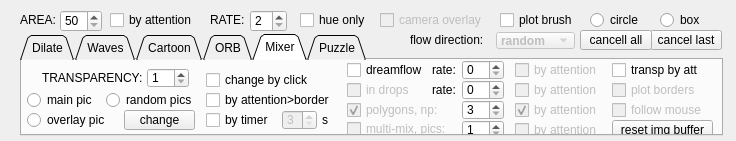
<?xml version="1.0" encoding="UTF-8"?>
<ui version="4.0">
 <class>ocvcontrols</class>
 <widget class="QWidget" name="ocvcontrols">
  <property name="geometry">
   <rect>
    <x>0</x>
    <y>0</y>
    <width>736</width>
    <height>141</height>
   </rect>
  </property>
  <property name="windowTitle">
   <string>Form</string>
  </property>
  <widget class="QTabWidget" name="tabWidget">
   <property name="geometry">
    <rect>
     <x>20</x>
     <y>34</y>
     <width>703</width>
     <height>102</height>
    </rect>
   </property>
   <property name="autoFillBackground">
    <bool>false</bool>
   </property>
   <property name="tabShape">
    <enum>QTabWidget::Triangular</enum>
   </property>
   <property name="currentIndex">
    <number>4</number>
   </property>
   <widget class="QWidget" name="Dilate">
    <attribute name="title">
     <string>Dilate</string>
    </attribute>
    <widget class="QLabel" name="label_8">
     <property name="geometry">
      <rect>
       <x>20</x>
       <y>13</y>
       <width>91</width>
       <height>16</height>
      </rect>
     </property>
     <property name="text">
      <string>SIZE:</string>
     </property>
    </widget>
    <widget class="QSpinBox" name="spinBox_8">
     <property name="geometry">
      <rect>
       <x>60</x>
       <y>10</y>
       <width>42</width>
       <height>22</height>
      </rect>
     </property>
     <property name="minimum">
      <number>1</number>
     </property>
     <property name="maximum">
      <number>3</number>
     </property>
     <property name="singleStep">
      <number>1</number>
     </property>
     <property name="value">
      <number>3</number>
     </property>
    </widget>
    <widget class="QRadioButton" name="radioButton">
     <property name="geometry">
      <rect>
       <x>130</x>
       <y>30</y>
       <width>111</width>
       <height>20</height>
      </rect>
     </property>
     <property name="text">
      <string>MORPH_RECT</string>
     </property>
    </widget>
    <widget class="QRadioButton" name="radioButton_2">
     <property name="geometry">
      <rect>
       <x>250</x>
       <y>30</y>
       <width>121</width>
       <height>20</height>
      </rect>
     </property>
     <property name="text">
      <string>MORPH_CROSS</string>
     </property>
     <property name="checked">
      <bool>true</bool>
     </property>
    </widget>
    <widget class="QLabel" name="label_9">
     <property name="geometry">
      <rect>
       <x>260</x>
       <y>10</y>
       <width>101</width>
       <height>16</height>
      </rect>
     </property>
     <property name="text">
      <string>DILATION_TYPE</string>
     </property>
    </widget>
    <widget class="QRadioButton" name="radioButton_3">
     <property name="geometry">
      <rect>
       <x>370</x>
       <y>30</y>
       <width>121</width>
       <height>20</height>
      </rect>
     </property>
     <property name="text">
      <string>MORPH_ELLIPSE</string>
     </property>
    </widget>
   </widget>
   <widget class="QWidget" name="Waves">
    <attribute name="title">
     <string>Waves</string>
    </attribute>
    <widget class="QLabel" name="label_6">
     <property name="geometry">
      <rect>
       <x>20</x>
       <y>13</y>
       <width>91</width>
       <height>16</height>
      </rect>
     </property>
     <property name="text">
      <string>FREQUENCY:</string>
     </property>
    </widget>
    <widget class="QSpinBox" name="spinBox_6">
     <property name="geometry">
      <rect>
       <x>100</x>
       <y>10</y>
       <width>42</width>
       <height>22</height>
      </rect>
     </property>
     <property name="minimum">
      <number>4</number>
     </property>
     <property name="maximum">
      <number>60</number>
     </property>
     <property name="singleStep">
      <number>1</number>
     </property>
     <property name="value">
      <number>5</number>
     </property>
    </widget>
    <widget class="QLabel" name="label_7">
     <property name="geometry">
      <rect>
       <x>160</x>
       <y>13</y>
       <width>81</width>
       <height>16</height>
      </rect>
     </property>
     <property name="text">
      <string>AMPLITUDE:</string>
     </property>
    </widget>
    <widget class="QSpinBox" name="spinBox_7">
     <property name="geometry">
      <rect>
       <x>240</x>
       <y>10</y>
       <width>42</width>
       <height>22</height>
      </rect>
     </property>
     <property name="minimum">
      <number>2</number>
     </property>
     <property name="maximum">
      <number>25</number>
     </property>
     <property name="singleStep">
      <number>1</number>
     </property>
     <property name="value">
      <number>5</number>
     </property>
    </widget>
   </widget>
   <widget class="QWidget" name="Cartoon">
    <attribute name="title">
     <string>Cartoon</string>
    </attribute>
    <widget class="QLabel" name="label_3">
     <property name="geometry">
      <rect>
       <x>20</x>
       <y>10</y>
       <width>91</width>
       <height>16</height>
      </rect>
     </property>
     <property name="text">
      <string>KERNEL_SIZE:</string>
     </property>
    </widget>
    <widget class="QSpinBox" name="spinBox_3">
     <property name="geometry">
      <rect>
       <x>110</x>
       <y>7</y>
       <width>42</width>
       <height>22</height>
      </rect>
     </property>
     <property name="minimum">
      <number>3</number>
     </property>
     <property name="maximum">
      <number>15</number>
     </property>
     <property name="singleStep">
      <number>2</number>
     </property>
     <property name="value">
      <number>5</number>
     </property>
    </widget>
    <widget class="QLabel" name="label_4">
     <property name="geometry">
      <rect>
       <x>170</x>
       <y>10</y>
       <width>91</width>
       <height>16</height>
      </rect>
     </property>
     <property name="text">
      <string>SIGMA_COLOR:</string>
     </property>
    </widget>
    <widget class="QSpinBox" name="spinBox_4">
     <property name="geometry">
      <rect>
       <x>270</x>
       <y>7</y>
       <width>42</width>
       <height>22</height>
      </rect>
     </property>
     <property name="minimum">
      <number>2</number>
     </property>
     <property name="maximum">
      <number>100</number>
     </property>
     <property name="singleStep">
      <number>2</number>
     </property>
     <property name="value">
      <number>5</number>
     </property>
    </widget>
    <widget class="QLabel" name="label_5">
     <property name="geometry">
      <rect>
       <x>330</x>
       <y>10</y>
       <width>91</width>
       <height>16</height>
      </rect>
     </property>
     <property name="text">
      <string>SIGMA_SPACE:</string>
     </property>
    </widget>
    <widget class="QSpinBox" name="spinBox_5">
     <property name="geometry">
      <rect>
       <x>430</x>
       <y>7</y>
       <width>42</width>
       <height>22</height>
      </rect>
     </property>
     <property name="minimum">
      <number>2</number>
     </property>
     <property name="maximum">
      <number>100</number>
     </property>
     <property name="singleStep">
      <number>2</number>
     </property>
     <property name="value">
      <number>5</number>
     </property>
    </widget>
   </widget>
   <widget class="QWidget" name="ORB">
    <attribute name="title">
     <string>ORB</string>
    </attribute>
    <widget class="QLabel" name="label_10">
     <property name="geometry">
      <rect>
       <x>20</x>
       <y>10</y>
       <width>91</width>
       <height>16</height>
      </rect>
     </property>
     <property name="text">
      <string>N_FEATURES:</string>
     </property>
    </widget>
    <widget class="QSpinBox" name="spinBox_9">
     <property name="geometry">
      <rect>
       <x>110</x>
       <y>8</y>
       <width>42</width>
       <height>22</height>
      </rect>
     </property>
     <property name="minimum">
      <number>30</number>
     </property>
     <property name="maximum">
      <number>600</number>
     </property>
     <property name="singleStep">
      <number>10</number>
     </property>
     <property name="value">
      <number>30</number>
     </property>
    </widget>
    <widget class="QSpinBox" name="spinBox_10">
     <property name="geometry">
      <rect>
       <x>110</x>
       <y>31</y>
       <width>42</width>
       <height>22</height>
      </rect>
     </property>
     <property name="minimum">
      <number>2</number>
     </property>
     <property name="maximum">
      <number>16</number>
     </property>
     <property name="singleStep">
      <number>1</number>
     </property>
     <property name="value">
      <number>16</number>
     </property>
    </widget>
    <widget class="QLabel" name="label_11">
     <property name="geometry">
      <rect>
       <x>20</x>
       <y>34</y>
       <width>91</width>
       <height>16</height>
      </rect>
     </property>
     <property name="text">
      <string>N_LEVELS:</string>
     </property>
    </widget>
    <widget class="QSpinBox" name="spinBox_11">
     <property name="geometry">
      <rect>
       <x>280</x>
       <y>31</y>
       <width>42</width>
       <height>22</height>
      </rect>
     </property>
     <property name="minimum">
      <number>5</number>
     </property>
     <property name="maximum">
      <number>50</number>
     </property>
     <property name="singleStep">
      <number>1</number>
     </property>
     <property name="value">
      <number>16</number>
     </property>
    </widget>
    <widget class="QLabel" name="label_12">
     <property name="geometry">
      <rect>
       <x>170</x>
       <y>10</y>
       <width>111</width>
       <height>16</height>
      </rect>
     </property>
     <property name="text">
      <string>scale_FACTOR:</string>
     </property>
    </widget>
    <widget class="QLabel" name="label_13">
     <property name="geometry">
      <rect>
       <x>170</x>
       <y>34</y>
       <width>101</width>
       <height>16</height>
      </rect>
     </property>
     <property name="text">
      <string>edge_TRESHOLD:</string>
     </property>
    </widget>
    <widget class="QDoubleSpinBox" name="doubleSpinBox">
     <property name="geometry">
      <rect>
       <x>280</x>
       <y>8</y>
       <width>41</width>
       <height>22</height>
      </rect>
     </property>
     <property name="decimals">
      <number>1</number>
     </property>
     <property name="minimum">
      <double>1.100000000000000</double>
     </property>
     <property name="maximum">
      <double>1.100000000000000</double>
     </property>
     <property name="singleStep">
      <double>0.100000000000000</double>
     </property>
    </widget>
    <widget class="QPushButton" name="pushButton_4">
     <property name="geometry">
      <rect>
       <x>340</x>
       <y>13</y>
       <width>121</width>
       <height>28</height>
      </rect>
     </property>
     <property name="text">
      <string>features color..</string>
     </property>
    </widget>
    <widget class="QCheckBox" name="checkBox_3">
     <property name="geometry">
      <rect>
       <x>480</x>
       <y>17</y>
       <width>81</width>
       <height>20</height>
      </rect>
     </property>
     <property name="text">
      <string>random</string>
     </property>
    </widget>
   </widget>
   <widget class="QWidget" name="Mixer">
    <attribute name="title">
     <string>Mixer</string>
    </attribute>
    <widget class="QRadioButton" name="radioButton_4">
     <property name="geometry">
      <rect>
       <x>5</x>
       <y>30</y>
       <width>95</width>
       <height>20</height>
      </rect>
     </property>
     <property name="text">
      <string>main pic</string>
     </property>
    </widget>
    <widget class="QRadioButton" name="radioButton_5">
     <property name="geometry">
      <rect>
       <x>5</x>
       <y>50</y>
       <width>95</width>
       <height>20</height>
      </rect>
     </property>
     <property name="text">
      <string>overlay pic</string>
     </property>
    </widget>
    <widget class="QLabel" name="label_14">
     <property name="geometry">
      <rect>
       <x>20</x>
       <y>10</y>
       <width>101</width>
       <height>16</height>
      </rect>
     </property>
     <property name="text">
      <string>TRANSPARENCY:</string>
     </property>
    </widget>
    <widget class="QSpinBox" name="spinBox_12">
     <property name="geometry">
      <rect>
       <x>125</x>
       <y>8</y>
       <width>42</width>
       <height>20</height>
      </rect>
     </property>
     <property name="minimum">
      <number>1</number>
     </property>
     <property name="maximum">
      <number>99</number>
     </property>
    </widget>
    <widget class="QRadioButton" name="radioButton_6">
     <property name="geometry">
      <rect>
       <x>84</x>
       <y>30</y>
       <width>95</width>
       <height>20</height>
      </rect>
     </property>
     <property name="text">
      <string>random pics</string>
     </property>
    </widget>
    <widget class="QPushButton" name="pushButton_3">
     <property name="geometry">
      <rect>
       <x>102</x>
       <y>50</y>
       <width>71</width>
       <height>20</height>
      </rect>
     </property>
     <property name="text">
      <string>change</string>
     </property>
    </widget>
    <widget class="QCheckBox" name="checkBox_2">
     <property name="enabled">
      <bool>true</bool>
     </property>
     <property name="geometry">
      <rect>
       <x>184</x>
       <y>10</y>
       <width>111</width>
       <height>20</height>
      </rect>
     </property>
     <property name="text">
      <string>change by click</string>
     </property>
    </widget>
    <widget class="QCheckBox" name="checkBox_4">
     <property name="enabled">
      <bool>true</bool>
     </property>
     <property name="geometry">
      <rect>
       <x>184</x>
       <y>30</y>
       <width>138</width>
       <height>20</height>
      </rect>
     </property>
     <property name="text">
      <string>by attention&gt;border</string>
     </property>
    </widget>
    <widget class="QCheckBox" name="checkBox_5">
     <property name="enabled">
      <bool>true</bool>
     </property>
     <property name="geometry">
      <rect>
       <x>325</x>
       <y>0</y>
       <width>85</width>
       <height>20</height>
      </rect>
     </property>
     <property name="text">
      <string>dreamflow</string>
     </property>
    </widget>
    <widget class="QSpinBox" name="spinBox_13">
     <property name="geometry">
      <rect>
       <x>440</x>
       <y>0</y>
       <width>42</width>
       <height>20</height>
      </rect>
     </property>
    </widget>
    <widget class="QLabel" name="label_15">
     <property name="geometry">
      <rect>
       <x>410</x>
       <y>2</y>
       <width>31</width>
       <height>16</height>
      </rect>
     </property>
     <property name="text">
      <string>rate:</string>
     </property>
    </widget>
    <widget class="QCheckBox" name="checkBox_6">
     <property name="enabled">
      <bool>false</bool>
     </property>
     <property name="geometry">
      <rect>
       <x>493</x>
       <y>0</y>
       <width>91</width>
       <height>20</height>
      </rect>
     </property>
     <property name="text">
      <string>by attention</string>
     </property>
    </widget>
    <widget class="QCheckBox" name="checkBox_8">
     <property name="enabled">
      <bool>false</bool>
     </property>
     <property name="geometry">
      <rect>
       <x>325</x>
       <y>40</y>
       <width>111</width>
       <height>20</height>
      </rect>
     </property>
     <property name="text">
      <string>polygons, np:</string>
     </property>
     <property name="checked">
      <bool>true</bool>
     </property>
    </widget>
    <widget class="QCheckBox" name="checkBox_9">
     <property name="enabled">
      <bool>true</bool>
     </property>
     <property name="geometry">
      <rect>
       <x>184</x>
       <y>50</y>
       <width>71</width>
       <height>20</height>
      </rect>
     </property>
     <property name="text">
      <string>by timer</string>
     </property>
    </widget>
    <widget class="QSpinBox" name="spinBox_14">
     <property name="enabled">
      <bool>false</bool>
     </property>
     <property name="geometry">
      <rect>
       <x>260</x>
       <y>50</y>
       <width>35</width>
       <height>20</height>
      </rect>
     </property>
     <property name="minimum">
      <number>3</number>
     </property>
     <property name="maximum">
      <number>10</number>
     </property>
    </widget>
    <widget class="QLabel" name="label_16">
     <property name="geometry">
      <rect>
       <x>300</x>
       <y>52</y>
       <width>21</width>
       <height>16</height>
      </rect>
     </property>
     <property name="text">
      <string>s</string>
     </property>
    </widget>
    <widget class="QCheckBox" name="checkBox_10">
     <property name="enabled">
      <bool>false</bool>
     </property>
     <property name="geometry">
      <rect>
       <x>325</x>
       <y>20</y>
       <width>81</width>
       <height>20</height>
      </rect>
     </property>
     <property name="text">
      <string>in drops</string>
     </property>
    </widget>
    <widget class="QLabel" name="label_17">
     <property name="geometry">
      <rect>
       <x>410</x>
       <y>22</y>
       <width>31</width>
       <height>16</height>
      </rect>
     </property>
     <property name="text">
      <string>rate:</string>
     </property>
    </widget>
    <widget class="QSpinBox" name="spinBox_15">
     <property name="geometry">
      <rect>
       <x>440</x>
       <y>20</y>
       <width>42</width>
       <height>20</height>
      </rect>
     </property>
     <property name="minimum">
      <number>0</number>
     </property>
     <property name="maximum">
      <number>500</number>
     </property>
     <property name="singleStep">
      <number>10</number>
     </property>
    </widget>
    <widget class="QCheckBox" name="checkBox_11">
     <property name="enabled">
      <bool>false</bool>
     </property>
     <property name="geometry">
      <rect>
       <x>493</x>
       <y>20</y>
       <width>91</width>
       <height>20</height>
      </rect>
     </property>
     <property name="text">
      <string>by attention</string>
     </property>
    </widget>
    <widget class="QCheckBox" name="checkBox_12">
     <property name="enabled">
      <bool>false</bool>
     </property>
     <property name="geometry">
      <rect>
       <x>493</x>
       <y>40</y>
       <width>91</width>
       <height>20</height>
      </rect>
     </property>
     <property name="text">
      <string>by attention</string>
     </property>
     <property name="checked">
      <bool>true</bool>
     </property>
    </widget>
    <widget class="QSpinBox" name="spinBox_16">
     <property name="geometry">
      <rect>
       <x>440</x>
       <y>40</y>
       <width>42</width>
       <height>20</height>
      </rect>
     </property>
     <property name="minimum">
      <number>3</number>
     </property>
     <property name="maximum">
      <number>10</number>
     </property>
    </widget>
    <widget class="QCheckBox" name="checkBox_13">
     <property name="geometry">
      <rect>
       <x>590</x>
       <y>0</y>
       <width>101</width>
       <height>20</height>
      </rect>
     </property>
     <property name="text">
      <string>transp by att</string>
     </property>
    </widget>
    <widget class="QCheckBox" name="checkBox_14">
     <property name="enabled">
      <bool>false</bool>
     </property>
     <property name="geometry">
      <rect>
       <x>590</x>
       <y>20</y>
       <width>101</width>
       <height>20</height>
      </rect>
     </property>
     <property name="text">
      <string>plot borders</string>
     </property>
    </widget>
    <widget class="QCheckBox" name="checkBox_15">
     <property name="enabled">
      <bool>false</bool>
     </property>
     <property name="geometry">
      <rect>
       <x>590</x>
       <y>40</y>
       <width>101</width>
       <height>20</height>
      </rect>
     </property>
     <property name="text">
      <string>follow mouse</string>
     </property>
    </widget>
    <widget class="QCheckBox" name="checkBox_18">
     <property name="enabled">
      <bool>false</bool>
     </property>
     <property name="geometry">
      <rect>
       <x>325</x>
       <y>59</y>
       <width>111</width>
       <height>20</height>
      </rect>
     </property>
     <property name="text">
      <string>multi-mix, pics:</string>
     </property>
    </widget>
    <widget class="QSpinBox" name="spinBox_17">
     <property name="geometry">
      <rect>
       <x>440</x>
       <y>60</y>
       <width>42</width>
       <height>20</height>
      </rect>
     </property>
     <property name="minimum">
      <number>1</number>
     </property>
     <property name="maximum">
      <number>10</number>
     </property>
    </widget>
    <widget class="QCheckBox" name="checkBox_19">
     <property name="enabled">
      <bool>false</bool>
     </property>
     <property name="geometry">
      <rect>
       <x>493</x>
       <y>60</y>
       <width>91</width>
       <height>20</height>
      </rect>
     </property>
     <property name="text">
      <string>by attention</string>
     </property>
    </widget>
    <widget class="QPushButton" name="pushButton_5">
     <property name="geometry">
      <rect>
       <x>590</x>
       <y>60</y>
       <width>101</width>
       <height>20</height>
      </rect>
     </property>
     <property name="text">
      <string>reset img buffer</string>
     </property>
    </widget>
   </widget>
   <widget class="QWidget" name="Puzzle">
    <attribute name="title">
     <string>Puzzle</string>
    </attribute>
    <widget class="QSpinBox" name="spinBox_18">
     <property name="geometry">
      <rect>
       <x>160</x>
       <y>7</y>
       <width>42</width>
       <height>22</height>
      </rect>
     </property>
     <property name="minimum">
      <number>50</number>
     </property>
     <property name="maximum">
      <number>370</number>
     </property>
     <property name="singleStep">
      <number>10</number>
     </property>
     <property name="value">
      <number>200</number>
     </property>
    </widget>
    <widget class="QLabel" name="label_19">
     <property name="geometry">
      <rect>
       <x>74</x>
       <y>8</y>
       <width>81</width>
       <height>20</height>
      </rect>
     </property>
     <property name="text">
      <string>PUZZLE SIZE:</string>
     </property>
    </widget>
    <widget class="QLabel" name="label_20">
     <property name="geometry">
      <rect>
       <x>46</x>
       <y>32</y>
       <width>111</width>
       <height>16</height>
      </rect>
     </property>
     <property name="text">
      <string>FLOW RATE (ms):</string>
     </property>
    </widget>
    <widget class="QSpinBox" name="spinBox_19">
     <property name="geometry">
      <rect>
       <x>160</x>
       <y>30</y>
       <width>42</width>
       <height>22</height>
      </rect>
     </property>
     <property name="minimum">
      <number>10</number>
     </property>
     <property name="maximum">
      <number>500</number>
     </property>
     <property name="singleStep">
      <number>10</number>
     </property>
     <property name="value">
      <number>100</number>
     </property>
    </widget>
    <widget class="QLabel" name="label_21">
     <property name="geometry">
      <rect>
       <x>10</x>
       <y>56</y>
       <width>151</width>
       <height>16</height>
      </rect>
     </property>
     <property name="text">
      <string>CORRECT PUZZLES (%):</string>
     </property>
    </widget>
    <widget class="QSpinBox" name="spinBox_20">
     <property name="geometry">
      <rect>
       <x>160</x>
       <y>53</y>
       <width>42</width>
       <height>22</height>
      </rect>
     </property>
     <property name="minimum">
      <number>3</number>
     </property>
     <property name="maximum">
      <number>99</number>
     </property>
     <property name="singleStep">
      <number>1</number>
     </property>
     <property name="value">
      <number>80</number>
     </property>
    </widget>
    <widget class="QCheckBox" name="checkBox_20">
     <property name="enabled">
      <bool>true</bool>
     </property>
     <property name="geometry">
      <rect>
       <x>210</x>
       <y>8</y>
       <width>101</width>
       <height>20</height>
      </rect>
     </property>
     <property name="text">
      <string>by attention</string>
     </property>
     <property name="checked">
      <bool>true</bool>
     </property>
    </widget>
    <widget class="QCheckBox" name="checkBox_21">
     <property name="enabled">
      <bool>true</bool>
     </property>
     <property name="geometry">
      <rect>
       <x>210</x>
       <y>30</y>
       <width>101</width>
       <height>20</height>
      </rect>
     </property>
     <property name="text">
      <string>by attention</string>
     </property>
     <property name="checked">
      <bool>true</bool>
     </property>
    </widget>
    <widget class="QCheckBox" name="checkBox_22">
     <property name="enabled">
      <bool>true</bool>
     </property>
     <property name="geometry">
      <rect>
       <x>210</x>
       <y>52</y>
       <width>101</width>
       <height>20</height>
      </rect>
     </property>
     <property name="text">
      <string>by attention</string>
     </property>
     <property name="checked">
      <bool>true</bool>
     </property>
    </widget>
    <widget class="QLineEdit" name="lineEdit">
     <property name="geometry">
      <rect>
       <x>370</x>
       <y>10</y>
       <width>21</width>
       <height>22</height>
      </rect>
     </property>
    </widget>
    <widget class="QLineEdit" name="lineEdit_2">
     <property name="geometry">
      <rect>
       <x>450</x>
       <y>10</y>
       <width>21</width>
       <height>22</height>
      </rect>
     </property>
    </widget>
    <widget class="QLabel" name="label_22">
     <property name="geometry">
      <rect>
       <x>330</x>
       <y>10</y>
       <width>41</width>
       <height>20</height>
      </rect>
     </property>
     <property name="text">
      <string>COLS:</string>
     </property>
    </widget>
    <widget class="QLabel" name="label_23">
     <property name="geometry">
      <rect>
       <x>400</x>
       <y>10</y>
       <width>51</width>
       <height>20</height>
      </rect>
     </property>
     <property name="text">
      <string>ROWS:</string>
     </property>
    </widget>
    <widget class="QSpinBox" name="spinBox_21">
     <property name="geometry">
      <rect>
       <x>580</x>
       <y>34</y>
       <width>42</width>
       <height>22</height>
      </rect>
     </property>
     <property name="minimum">
      <number>70</number>
     </property>
     <property name="maximum">
      <number>100</number>
     </property>
     <property name="value">
      <number>90</number>
     </property>
    </widget>
    <widget class="QLabel" name="label_24">
     <property name="geometry">
      <rect>
       <x>420</x>
       <y>34</y>
       <width>161</width>
       <height>20</height>
      </rect>
     </property>
     <property name="text">
      <string>FULL-PUZZLE BORDER (%):</string>
     </property>
    </widget>
    <widget class="QPushButton" name="pushButton_6">
     <property name="geometry">
      <rect>
       <x>630</x>
       <y>9</y>
       <width>61</width>
       <height>20</height>
      </rect>
     </property>
     <property name="text">
      <string>START</string>
     </property>
    </widget>
    <widget class="QCheckBox" name="checkBox_23">
     <property name="geometry">
      <rect>
       <x>480</x>
       <y>10</y>
       <width>71</width>
       <height>20</height>
      </rect>
     </property>
     <property name="text">
      <string>borders</string>
     </property>
    </widget>
    <widget class="QComboBox" name="comboBox_2">
     <property name="geometry">
      <rect>
       <x>330</x>
       <y>35</y>
       <width>81</width>
       <height>18</height>
      </rect>
     </property>
     <item>
      <property name="text">
       <string>attention</string>
      </property>
     </item>
     <item>
      <property name="text">
       <string>meditation</string>
      </property>
     </item>
    </widget>
    <widget class="QComboBox" name="comboBox_3">
     <property name="geometry">
      <rect>
       <x>554</x>
       <y>10</y>
       <width>66</width>
       <height>20</height>
      </rect>
     </property>
     <item>
      <property name="text">
       <string>white</string>
      </property>
     </item>
     <item>
      <property name="text">
       <string>random</string>
      </property>
     </item>
    </widget>
    <widget class="QCheckBox" name="checkBox_24">
     <property name="geometry">
      <rect>
       <x>420</x>
       <y>56</y>
       <width>131</width>
       <height>20</height>
      </rect>
     </property>
     <property name="text">
      <string>double pics mode</string>
     </property>
    </widget>
   </widget>
  </widget>
  <widget class="QLabel" name="label">
   <property name="geometry">
    <rect>
     <x>20</x>
     <y>12</y>
     <width>41</width>
     <height>16</height>
    </rect>
   </property>
   <property name="text">
    <string>AREA:</string>
   </property>
  </widget>
  <widget class="QSpinBox" name="spinBox">
   <property name="geometry">
    <rect>
     <x>60</x>
     <y>10</y>
     <width>42</width>
     <height>22</height>
    </rect>
   </property>
   <property name="minimum">
    <number>50</number>
   </property>
   <property name="maximum">
    <number>800</number>
   </property>
   <property name="singleStep">
    <number>10</number>
   </property>
  </widget>
  <widget class="QLabel" name="label_2">
   <property name="geometry">
    <rect>
     <x>210</x>
     <y>12</y>
     <width>41</width>
     <height>16</height>
    </rect>
   </property>
   <property name="text">
    <string>RATE:</string>
   </property>
  </widget>
  <widget class="QSpinBox" name="spinBox_2">
   <property name="geometry">
    <rect>
     <x>250</x>
     <y>10</y>
     <width>37</width>
     <height>22</height>
    </rect>
   </property>
   <property name="minimum">
    <number>2</number>
   </property>
   <property name="maximum">
    <number>20</number>
   </property>
  </widget>
  <widget class="QCheckBox" name="checkBox">
   <property name="geometry">
    <rect>
     <x>110</x>
     <y>10</y>
     <width>91</width>
     <height>20</height>
    </rect>
   </property>
   <property name="text">
    <string>by attention</string>
   </property>
  </widget>
  <widget class="QPushButton" name="pushButton">
   <property name="geometry">
    <rect>
     <x>650</x>
     <y>30</y>
     <width>72</width>
     <height>20</height>
    </rect>
   </property>
   <property name="text">
    <string>cancel last</string>
   </property>
  </widget>
  <widget class="QPushButton" name="pushButton_2">
   <property name="geometry">
    <rect>
     <x>580</x>
     <y>30</y>
     <width>72</width>
     <height>20</height>
    </rect>
   </property>
   <property name="text">
    <string>cancell all</string>
   </property>
  </widget>
  <widget class="QCheckBox" name="checkBox_7">
   <property name="geometry">
    <rect>
     <x>300</x>
     <y>10</y>
     <width>71</width>
     <height>20</height>
    </rect>
   </property>
   <property name="text">
    <string>hue only</string>
   </property>
  </widget>
  <widget class="QCheckBox" name="checkBox_16">
   <property name="geometry">
    <rect>
     <x>500</x>
     <y>10</y>
     <width>81</width>
     <height>20</height>
    </rect>
   </property>
   <property name="text">
    <string>plot brush</string>
   </property>
  </widget>
  <widget class="QLabel" name="label_18">
   <property name="geometry">
    <rect>
     <x>410</x>
     <y>32</y>
     <width>91</width>
     <height>16</height>
    </rect>
   </property>
   <property name="text">
    <string>flow direction:</string>
   </property>
  </widget>
  <widget class="QComboBox" name="comboBox">
   <property name="enabled">
    <bool>false</bool>
   </property>
   <property name="geometry">
    <rect>
     <x>496</x>
     <y>32</y>
     <width>79</width>
     <height>17</height>
    </rect>
   </property>
   <property name="font">
    <font>
     <weight>75</weight>
     <bold>true</bold>
    </font>
   </property>
   <item>
    <property name="text">
     <string>random</string>
    </property>
   </item>
   <item>
    <property name="text">
     <string>similar</string>
    </property>
   </item>
   <item>
    <property name="text">
     <string>opposite</string>
    </property>
   </item>
  </widget>
  <widget class="QCheckBox" name="checkBox_17">
   <property name="enabled">
    <bool>false</bool>
   </property>
   <property name="geometry">
    <rect>
     <x>380</x>
     <y>10</y>
     <width>111</width>
     <height>20</height>
    </rect>
   </property>
   <property name="text">
    <string>camera overlay</string>
   </property>
  </widget>
  <widget class="QRadioButton" name="radioButton_7">
   <property name="geometry">
    <rect>
     <x>590</x>
     <y>10</y>
     <width>61</width>
     <height>20</height>
    </rect>
   </property>
   <property name="text">
    <string>circle</string>
   </property>
   <attribute name="buttonGroup">
    <string notr="true">buttonGroup</string>
   </attribute>
  </widget>
  <widget class="QRadioButton" name="radioButton_8">
   <property name="geometry">
    <rect>
     <x>660</x>
     <y>10</y>
     <width>61</width>
     <height>20</height>
    </rect>
   </property>
   <property name="text">
    <string>box</string>
   </property>
   <attribute name="buttonGroup">
    <string notr="true">buttonGroup</string>
   </attribute>
  </widget>
 </widget>
 <resources/>
 <connections/>
 <buttongroups>
  <buttongroup name="buttonGroup"/>
 </buttongroups>
</ui>
